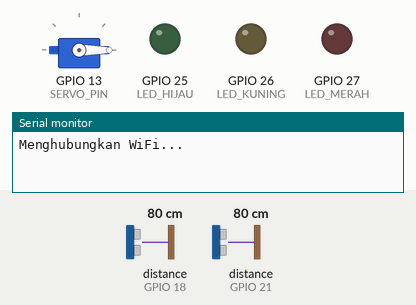
The sketch below on a simulated ESP32. Shown: servo, output pins drawn as LEDs (lit = HIGH), the last lines printed to the serial monitor. Wiring (inferred from the names in the program): 2 × ultrasonic range finder: trigger GPIO 5, echo GPIO 18 / trigger GPIO 19, echo GPIO 21. Inputs (shaded band) come from the test bench; at power-on: distance to the obstacle (sensors on GPIO 18, GPIO 21) 80 cm. The echo pulse lasts 58.3 µs per cm; WiFi joins after 1.5 s; servers stay silent unless stated; uploads are accepted with an empty reply; pins used as bus, display or sensor lines are not drawn.

Above: at 0.1 s.
At 2.7 s:
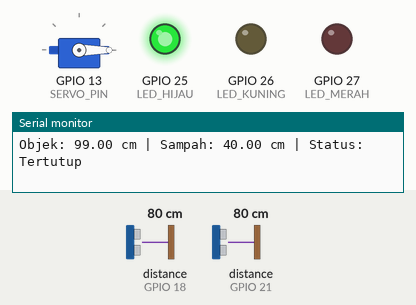
2.8 s: distance to the obstacle (sensor on GPIO 18) set to 12 cm
4.3 s: distance to the obstacle (sensor on GPIO 18) set to 9 cm
At 5.7 s:
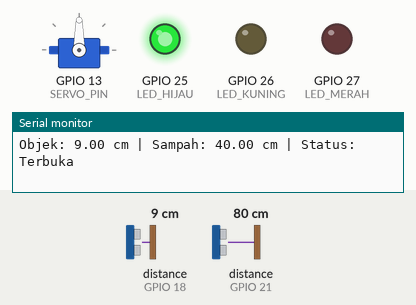
Timing chart, 0 to 7.3 s (numbered marks = the images above; inputs shaded):
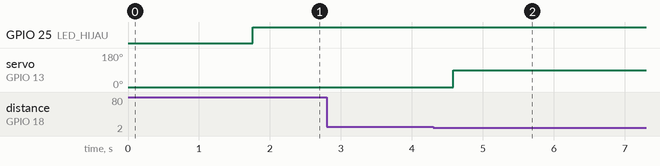

The sketch:

SmartTrashBinKKN-Capston.ino
```cpp
#include <WiFi.h>
#include <WiFiClientSecure.h> // <--- TAMBAHKAN BARIS INI
#include <HTTPClient.h>
#include <ArduinoJson.h>
#include <ESP32Servo.h>
Servo servo;

//====================================================
// STATUS TERAKHIR
//====================================================
String lastStatusTutup = "";
String lastStatusSampah = "";
int lastPersentase = -1;

//====================================================
// WIFI
//====================================================
const char* ssid = "POS RT 09/13";
const char* password = "spmkamila034";
const char* serverUrl = "https://terms-captured-vbulletin-qty.trycloudflare.com/api/trash/update";

//====================================================
// PIN
//====================================================
#define TRIG1 5
#define ECHO1 18

#define TRIG2 19
#define ECHO2 21

#define SERVO_PIN 13

#define LED_HIJAU 25
#define LED_KUNING 26
#define LED_MERAH 27

//====================================================
// FILTER SENSOR & PARAMETER
//====================================================
const int SAMPLE_COUNT = 5;

// Hysteresis Sensor Sampah (Tinggi Tong: 40 cm)
const float FULL_ON = 10.0;     // Di bawah 10 cm -> Penuh
const float FULL_OFF = 12.0;    // Di atas 12 cm -> Kembali ke Sedang
const float MEDIUM_OFF = 24.0;  // Di bawah 24 cm -> Menjadi Sedang
const float MEDIUM_ON = 26.0;   // Di atas 26 cm -> Kembali ke Sedikit

// Batas Sensor Objek
const float OBJECT_ON = 10.0;
const float OBJECT_OFF = 15.0;

//====================================================
// VARIABEL DEBOUNCE (MENCEGAH ERROR SAMPAH JATUH)
//====================================================
float stableSampah = 40.0;         // Jarak yang sudah dikonfirmasi stabil
float tempSampah = 40.0;           // Jarak sementara yang sedang dicek
unsigned long waktuDebounce = 0;   // Timer penahan
const unsigned long WAKTU_STABIL = 5000; // Sampah harus diam selama 5 detik

// Waktu Management (Non-Blocking)
unsigned long lastSensorRead = 0;
const unsigned long SENSOR_INTERVAL = 200;

bool tutupTerbuka = false;
bool countdownTutup = false;
bool adaObjek = false;

unsigned long mulaiHitungTutup = 0;
unsigned long lastHeartbeat = 0;
const unsigned long HEARTBEAT_INTERVAL = 10000;

String currentStatusSampah = "Sedikit";

//====================================================
// FUNGSI BACA ULTRASONIC
//====================================================
float bacaJarak(int trig, int echo)
{
    float data[SAMPLE_COUNT];
    int valid = 0;

    for (int i = 0; i < SAMPLE_COUNT; i++)
    {
        digitalWrite(trig, LOW);
        delayMicroseconds(2);
        digitalWrite(trig, HIGH);
        delayMicroseconds(10);
        digitalWrite(trig, LOW);

        // Timeout 20ms
        long durasi = pulseIn(echo, HIGH, 20000);

        if (durasi > 0)
        {
            float jarak = durasi * 0.0343 / 2.0;

            // Filter jarak 2 cm hingga 60 cm
            if (jarak >= 2 && jarak <= 60)
            {
                data[valid++] = jarak;
            }
        }

        // Jeda antar tembakan untuk mencegah gema bertabrakan
        delay(15);
    }

    if (valid == 0) return -1;

    // Median Filter
    for (int i = 0; i < valid - 1; i++)
    {
        for (int j = i + 1; j < valid; j++)
        {
            if (data[j] < data[i])
            {
                float temp = data[i];
                data[i] = data[j];
                data[j] = temp;
            }
        }
    }
    return data[valid / 2];
}

String hitungStatusSampah(float jarak)
{
    if (jarak < 0) return currentStatusSampah;

    if (currentStatusSampah == "Penuh") {
        if (jarak >= FULL_OFF) currentStatusSampah = "Sedang";
    }
    else if (currentStatusSampah == "Sedang") {
        if (jarak <= FULL_ON) currentStatusSampah = "Penuh";
        else if (jarak >= MEDIUM_ON) currentStatusSampah = "Sedikit";
    }
    else {
        if (jarak <= MEDIUM_OFF) currentStatusSampah = "Sedang";
    }
    return currentStatusSampah;
}

//====================================================
// FUNGSI JARINGAN & PENGIRIMAN DATA
//====================================================
void connectWiFi()
{
    if (WiFi.status() == WL_CONNECTED) return;

    Serial.println("Menghubungkan WiFi...");
    WiFi.begin(ssid, password);
    unsigned long start = millis();
    while (WiFi.status() != WL_CONNECTED && millis() - start < 8000)
    {
        delay(500);
        Serial.print(".");
    }
    Serial.println();

    if (WiFi.status() == WL_CONNECTED)
    {
        Serial.println("WiFi Terhubung!");
        Serial.print("IP : ");
        Serial.println(WiFi.localIP());
    }
}

void kirimData(String statusTutup, String statusSampah, int jarakObjek, int jarakSampah, int persentase, bool heartbeat)
{
    if (WiFi.status() != WL_CONNECTED) return;

    // --- TAMBAHAN KUNCI PEMBUKA HTTPS ---
    WiFiClientSecure client;
    client.setInsecure(); // Abaikan pengecekan sertifikat SSL Cloudflare
    // ------------------------------------

    HTTPClient http;
    http.begin(client, serverUrl); // Masukkan 'client' ke dalam http.begin
    http.useHTTP10(true);
    http.setReuse(false);
    http.setTimeout(5000); // Naikkan timeout menjadi 5000ms (5 detik) untuk proses HTTPS

    http.addHeader("Content-Type", "application/json");

    StaticJsonDocument<256> doc;
    doc["device_code"] = "TB001";
    doc["jarak_objek"] = jarakObjek;
    doc["jarak_sampah"] = jarakSampah;
    doc["status_tutup"] = statusTutup;
    doc["status_sampah"] = statusSampah;
    doc["persentase"] = persentase;
    doc["heartbeat"] = heartbeat;

    String json;
    serializeJson(doc, json);

    int httpCode = http.POST(json);

    if (!heartbeat) {
        Serial.println("\n===== KIRIM EVENT =====");
        Serial.print("HTTP Code : ");
        Serial.println(httpCode);
    }

    http.end();
}

void kirimEvent(String statusTutup, String statusSampah, int jarakObjek, int jarakSampah, int persentase) {
    kirimData(statusTutup, statusSampah, jarakObjek, jarakSampah, persentase, false);
}

void kirimHeartbeat(String statusTutup, String statusSampah, int jarakObjek, int jarakSampah, int persentase) {
    kirimData(statusTutup, statusSampah, jarakObjek, jarakSampah, persentase, true);
}

bool perluKirimData(String statusTutup, String statusSampah, int persentase)
{
    bool berubah = false;
    if (statusTutup != lastStatusTutup) berubah = true;
    if (statusSampah != lastStatusSampah) berubah = true;
    if (lastPersentase == -1 || abs(persentase - lastPersentase) >= 5) berubah = true;

    if (berubah)
    {
        lastStatusTutup = statusTutup;
        lastStatusSampah = statusSampah;
        lastPersentase = persentase;
    }
    return berubah;
}

//====================================================
// SETUP
//====================================================
void setup()
{
    Serial.begin(115200);

    pinMode(TRIG1, OUTPUT);
    pinMode(ECHO1, INPUT);
    pinMode(TRIG2, OUTPUT);
    pinMode(ECHO2, INPUT);

    pinMode(LED_HIJAU, OUTPUT);
    pinMode(LED_KUNING, OUTPUT);
    pinMode(LED_MERAH, OUTPUT);

    servo.setPeriodHertz(50);
    servo.attach(SERVO_PIN, 500, 2400);
    servo.write(0);

    WiFi.setAutoReconnect(true);
    WiFi.persistent(true);

    connectWiFi();
}

//====================================================
// LOOP UTAMA
//====================================================
void loop()
{
    unsigned long currentMillis = millis();

    if (currentMillis - lastSensorRead >= SENSOR_INTERVAL)
    {
        lastSensorRead = currentMillis;

        // 1. Baca Sensor Objek
        float objek = bacaJarak(TRIG1, ECHO1);
        if (objek < 0) objek = 99.0;

        delay(50);

        // 2. Baca Sensor Sampah (Mentah)
        float rawSampah = bacaJarak(TRIG2, ECHO2);
        if (rawSampah < 0) rawSampah = 40.0;

        //=========================================================
        // Logika Debounce (Mencegah false-positive saat sampah jatuh)
        //=========================================================
        if (abs(rawSampah - tempSampah) > 2.0)
        {
            tempSampah = rawSampah;
            waktuDebounce = currentMillis;
        }
        else
        {
            if (currentMillis - waktuDebounce >= WAKTU_STABIL)
            {
                stableSampah = tempSampah;
            }
        }

        //=========================================================
        // Logika Objek & Servo
        //=========================================================
        if (objek <= OBJECT_ON) adaObjek = true;
        else if (objek > OBJECT_OFF) adaObjek = false;

        if (adaObjek)
        {
            if (!tutupTerbuka)
            {
                servo.write(90);
                tutupTerbuka = true;
                Serial.println("Servo Dibuka");
            }
            countdownTutup = false;
        }

        //=========================================================
        // Logika Status Sampah & Indikator LED
        //=========================================================
        String statusSampah = hitungStatusSampah(stableSampah);

        if (statusSampah == "Sedikit") {
            digitalWrite(LED_HIJAU, HIGH);
            digitalWrite(LED_KUNING, LOW);
            digitalWrite(LED_MERAH, LOW);
        } else if (statusSampah == "Sedang") {
            digitalWrite(LED_HIJAU, LOW);
            digitalWrite(LED_KUNING, HIGH);
            digitalWrite(LED_MERAH, LOW);
        } else {
            digitalWrite(LED_HIJAU, LOW);
            digitalWrite(LED_KUNING, LOW);
            digitalWrite(LED_MERAH, HIGH);
        }

        int persentase = 0;
        if (stableSampah >= 0) {
            persentase = round((40.0 - stableSampah) * 100.0 / 40.0);
            persentase = constrain(persentase, 0, 100);
        }

        String statusTutup = tutupTerbuka ? "Terbuka" : "Tertutup";

        // Monitor di Serial
        Serial.print("Objek: "); Serial.print(objek);
        Serial.print(" cm | Sampah: "); Serial.print(stableSampah);
        Serial.print(" cm | Status: "); Serial.println(statusTutup);

        //=========================================================
        // Pengiriman Data
        //=========================================================
        if (perluKirimData(statusTutup, statusSampah, persentase))
        {
            kirimEvent(statusTutup, statusSampah, (int)objek, (int)stableSampah, persentase);
        }

        if (currentMillis - lastHeartbeat >= HEARTBEAT_INTERVAL)
        {
            lastHeartbeat = currentMillis;
            kirimHeartbeat(statusTutup, statusSampah, (int)objek, (int)stableSampah, persentase);
        }
    }

    //=========================================================
    // Logika Countdown Penutupan Servo
    //=========================================================
    if (!adaObjek && tutupTerbuka)
    {
        if (!countdownTutup)
        {
            countdownTutup = true;
            mulaiHitungTutup = millis();
            Serial.println("Countdown dimulai...");
        }

        if (millis() - mulaiHitungTutup >= 10000)
        {
            servo.write(0);
            tutupTerbuka = false;
            countdownTutup = false;
            Serial.println("Servo Ditutup");
        }
    }
}
```

Measured:
- the behaviour switches between 11 and 10 cm on distance to the obstacle (sensor on GPIO 18) (found by bisection; images 1 and 2)
- after the input at 4.3 s, servo on GPIO 13 (SERVO_PIN): 0° → 90° after 0.28 s
